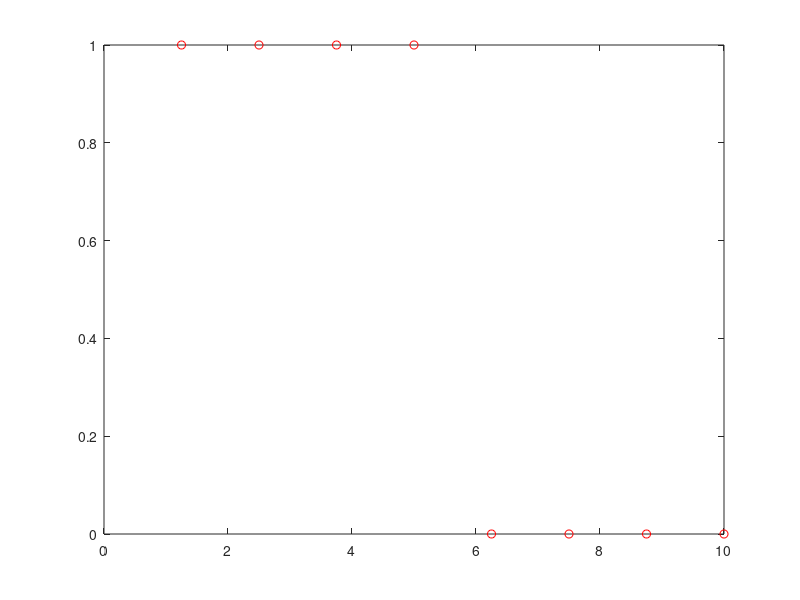

The MATLAB script that drew this image:
function min_cuad_per

    w = 2*pi;
    Tp = 10;
    N = 8;
    g = [1;1;1;1;0;0;0;0];
    Dt = Tp/N;
    dim = N-1;
    k = floor(dim/2);

    for i=1 : N
        t(i) = i * Dt;
    endfor

    figure(1)
    plot(t, g, 'or')

    phi = calcular_matriz_phi(N, dim);

    display(phi);

end

function [phi] = calcular_matriz_phi(N, dim)

    phi = zeros(N, dim);

    w = 2*pi;
    k = 1; 
    phi(:, 1) = 1;

    %Se va a completar una matriz de N columnas y N filas. Cada columna corresponde a un vector columna PHI_i dependiendo de la base.

    for i=2 : dim 
        if(mod(i, 2) == 0)
            %% Llena columna par con Phi_2k
            for j=1 : N
                phi(j,i) = cos(k*(w/N)*(j-1));
            endfor 
        else
            %% Llena una columna impar con Phi_2k+1
            for j=1 : N
                phi(j,i) = sin(k*(w/N)*(j-1));
            endfor 
            %% aumenta k en 1
            k = k + 1;
        end
    end

end